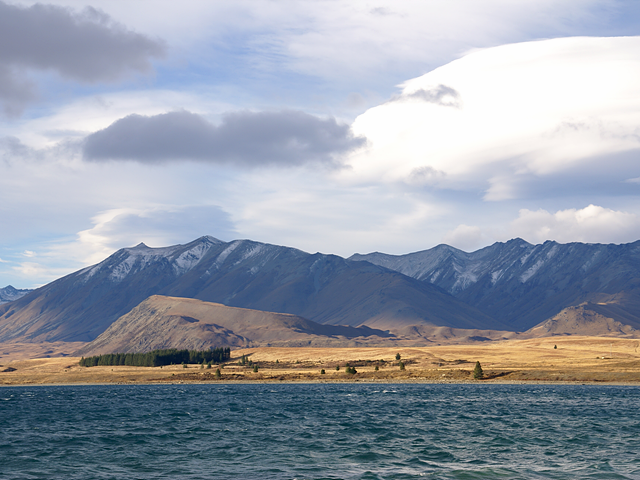
#> input picture ch03/tekapo.bmp, 640 x 480 px, found by its file name
$ jupyter execute ch5_codes.ipynb
#> lines starting #> are read from the running program, lines starting #| are printed output that depends on the picture; after the words box and inside, x2 and y2 are one past the last pixel; in counts of white or black regions, pixels touching at a corner belong together
# Translation Transformation

Affine

```cv2.warpAffine(src, M, dsize, dst=None, flags=None,
borderMode=None, borderValue=None)```

M : 2x3 어파인 변환행렬. 실수형.

[cell 1]
import sys
import numpy as np
import cv2

[cell 2]
src = cv2.imread('tekapo.bmp')
#> src is the input picture: shape (480, 640, 3); mean B, G, R 169.8, 157.4, 149.7

if src is None:
    print('Image load failed!')
    sys.exit()

[cell 3]
# Affine Matrix
aff = np.array([[1, 0, 200],
                [0, 1, 100]], dtype=np.float32)
# => 단순 X로 200 Y로 100 이동

dst = cv2.warpAffine(src, aff, (0, 0))

cv2.imshow('src', src)
cv2.imshow('dst', dst)
cv2.waitKey()
cv2.destroyAllWindows()

# Shear Transformation

[cell 4]
src = cv2.imread('tekapo.bmp')

if src is None:
    print('Image load failed!')
    sys.exit()

[cell 5]
# Affine Matrix
aff = np.array([[1, 0.5, 0],# x축 방향으로 y의 1/2만큼 더함. x + 0.5y
                [0, 1, 0]], dtype=np.float32)
# ex) 640 x 480 => 640 + 240 = 880


h, w = src.shape[:2]
#> h = 480; w = 640
print(src.shape)
#| (480, 640, 3)

dst = cv2.warpAffine(src, aff, (w + int(h * 0.5), h))
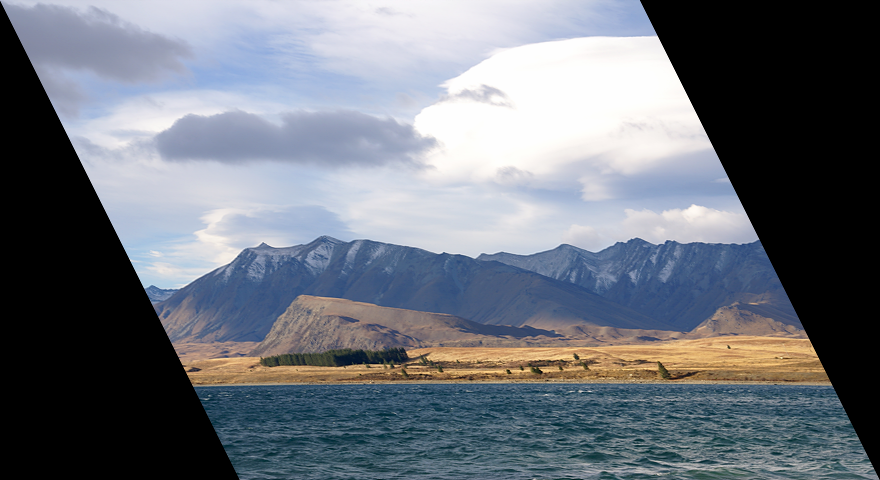
#> dst: shape (480, 880, 3); mean B, G, R 123.6, 114.5, 108.9
print(dst.shape)
#| (480, 880, 3)

cv2.imshow('src', src)
cv2.imshow('dst', dst)
cv2.waitKey()
cv2.destroyAllWindows()

# Scale Transformation

[cell 6]
import sys
import numpy as np
import cv2

[cell 7]
src = cv2.imread('rose.bmp') # src.shape=(320, 480)
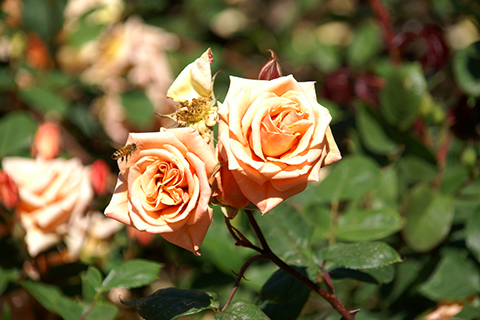
#> input picture ch03/rose.bmp, 480 x 320 px, found by its file name
#> src is the input picture: shape (320, 480, 3); mean B, G, R 63.1, 103.6, 116.2

if src is None:
    print('Image load failed!')
    sys.exit()

[cell 8]
dst1 = cv2.resize(src, (0, 0), fx=4, fy=4, interpolation=cv2.INTER_NEAREST)
dst2 = cv2.resize(src, (1920, 1280))  # cv2.INTER_LINEAR
dst3 = cv2.resize(src, (1920, 1280), interpolation=cv2.INTER_CUBIC)
dst4 = cv2.resize(src, (1920, 1280), interpolation=cv2.INTER_LANCZOS4)

cv2.imshow('src', src)
cv2.imshow('dst1', dst1[500:900, 400:800]) # INTER_NEAREST
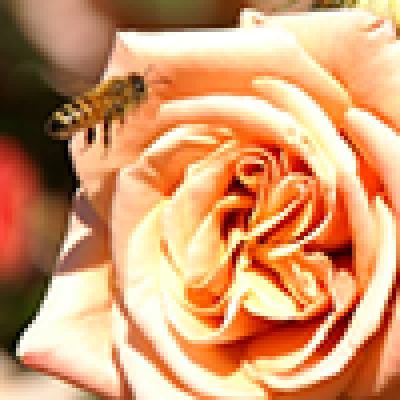
#> window 'dst1': shape (400, 400, 3); mean B, G, R 110.3, 154.7, 212.7
cv2.imshow('dst2', dst2[500:900, 400:800]) # INTER_LINEAR
cv2.imshow('dst3', dst3[500:900, 400:800]) # INTER_CUBIC)
cv2.imshow('dst4', dst4[500:900, 400:800]) # INTER_LANCZOS4
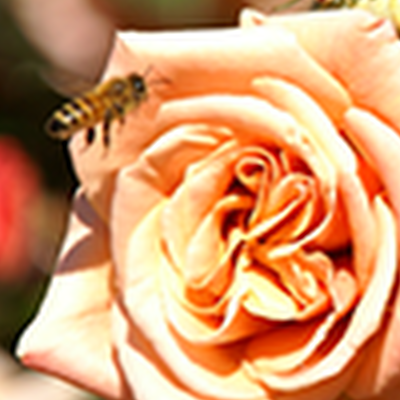
#> window 'dst4': shape (400, 400, 3); mean B, G, R 110.4, 154.6, 212.5
cv2.waitKey()
cv2.destroyAllWindows()

**대칭변환**

```cv2.flip(src, flipCode, dst=None)```

[cell 9]
import sys
import numpy as np
import cv2

[cell 10]
src = cv2.imread('cat.bmp')
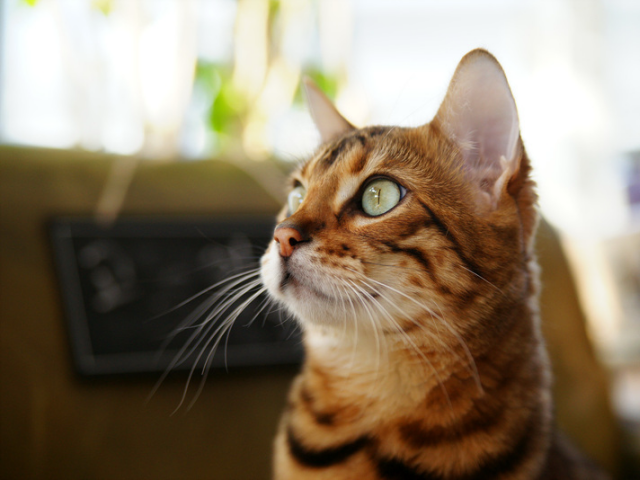
#> input picture ch01/cat.bmp, 640 x 480 px, found by its file name
#> src is the input picture: shape (480, 640, 3); mean B, G, R 104.5, 125.6, 140.8

if src is None:
    print('Image load failed!')
    sys.exit()

```cv2.pyrDown(src, dst=None, dstsize=None, borderType=None)```

dstsize => 미설정 시 입력 영상의 가로, 세로 1/2로 설정.

```cv2.pyrUp(src, dst=None, dstsize=None, borderType=None)```

dstsize => 미설정 시 입력 영상의 가로, 세로 21배로 설정.

[cell 11]
rc = (250, 120, 200, 200)  # rectangle tuple

# 원본 영상에 그리기
cpy = src.copy()
cv2.rectangle(cpy, rc, (0, 0, 255), 2)
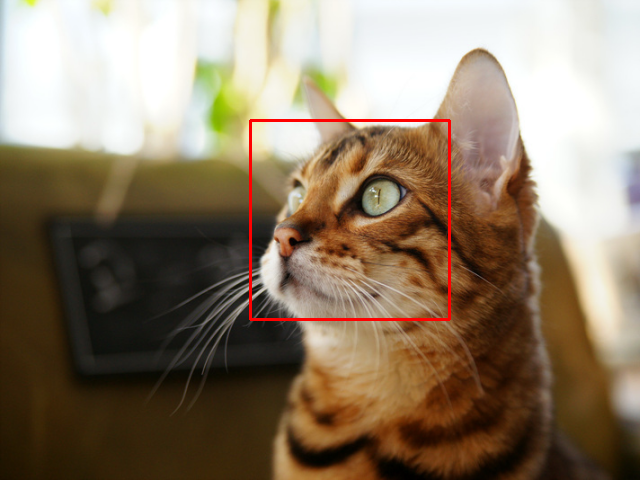
#> cpy: shape (480, 640, 3); 0.78% of pixels changed, all inside (x1, y1, x2, y2) = (249, 119, 451, 321)
cv2.imshow('src', cpy)
cv2.waitKey()

# 피라미드 영상에 그리기
for i in range(1, 4):
    src = cv2.pyrDown(src)
    cpy = src.copy()
    cv2.rectangle(cpy, rc, (0, 0, 255), 2, shift=i)
    cv2.imshow('src', cpy)
    cv2.waitKey()
    cv2.destroyWindow('src')
#> cpy: shape (60, 80, 3)
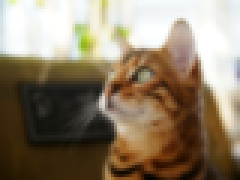
#> src: shape (60, 80, 3) (shown 3 times larger); mean B, G, R 105.7, 126.7, 141.7

cv2.destroyAllWindows()

# Rotation Transformation

[cell 12]
import sys
import math
import numpy as np
import cv2

[cell 13]
src = cv2.imread('tekapo.bmp')

if src is None:
    print('Image load failed!')
    sys.exit()

[cell 14]
rad = 20 * math.pi / 180 # =? Degree to Radian

# affine 변환 행렬
aff = np.array([[math.cos(rad), math.sin(rad), 0],
                [-math.sin(rad), math.cos(rad), 0]], dtype=np.float32)

dst = cv2.warpAffine(src, aff, (0, 0))
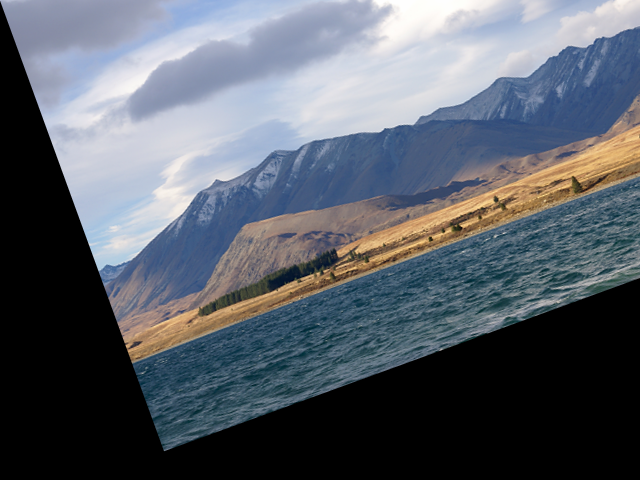
#> dst: shape (480, 640, 3); mean B, G, R 105.2, 95.9, 89.6

cv2.imshow('src', src)
cv2.imshow('dst', dst)
cv2.waitKey()

cv2.destroyAllWindows()

[cell 15]
import sys
import numpy as np
import cv2

[cell 16]
src = cv2.imread('tekapo.bmp')

if src is None:
    print('Image load failed!')
    sys.exit()

[cell 17]
cp = (src.shape[1] / 2, src.shape[0] / 2) # Center Position
#> cp = (320, 240)

# Affine Matrix 생성
rot = cv2.getRotationMatrix2D(cp, 20, 0.5) # Center, Degree, Scale
#> rot = [[0.47, 0.171, 128.6], [-0.171, 0.47, 182]]

# rad = 20 * math.pi / 180 # =? Degree to Radian

# # affine 변환 행렬
# aff = np.array([[math.cos(rad), math.sin(rad), 0],
#                 [-math.sin(rad), math.cos(rad), 0]], dtype=np.float32)

dst = cv2.warpAffine(src, rot, (0, 0))
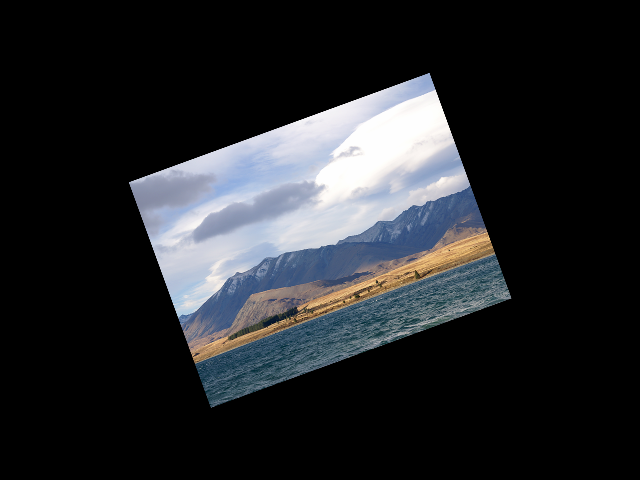
#> dst: shape (480, 640, 3); mean B, G, R 42.5, 39.3, 37.4

cv2.imshow('src', src)
cv2.imshow('dst', dst)
cv2.waitKey()

cv2.destroyAllWindows()

# Remapping

[cell 18]
import sys
import numpy as np
import cv2

## Remapping with Trigonometric Functions

[cell 19]
src = cv2.imread('tekapo.bmp')

if src is None:
    print('Image load failed!')
    sys.exit()

[cell 20]
h, w = src.shape[:2]

map2, map1 = np.indices((h, w), dtype=np.float32)

map2 = map2 + 10 * np.sin(map1 / 32)

# Remapping
dst = cv2.remap(src, map1, map2, cv2.INTER_CUBIC, borderMode=cv2.BORDER_DEFAULT)
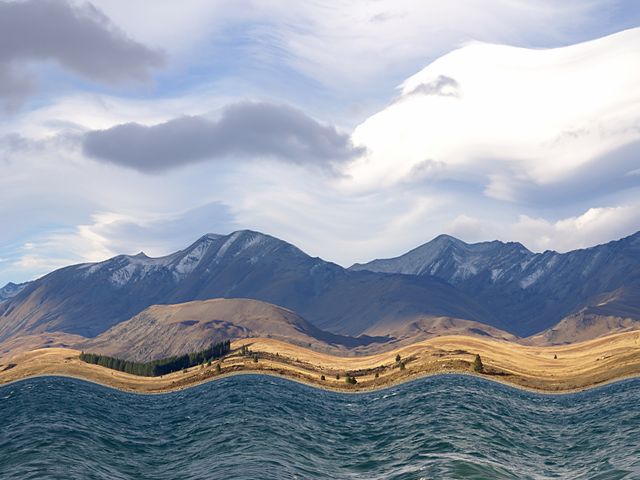
#> dst: shape (480, 640, 3); mean B, G, R 169.8, 157.3, 149.6

cv2.imshow('src', src)
cv2.imshow('dst', dst)
cv2.waitKey()

cv2.destroyAllWindows()
